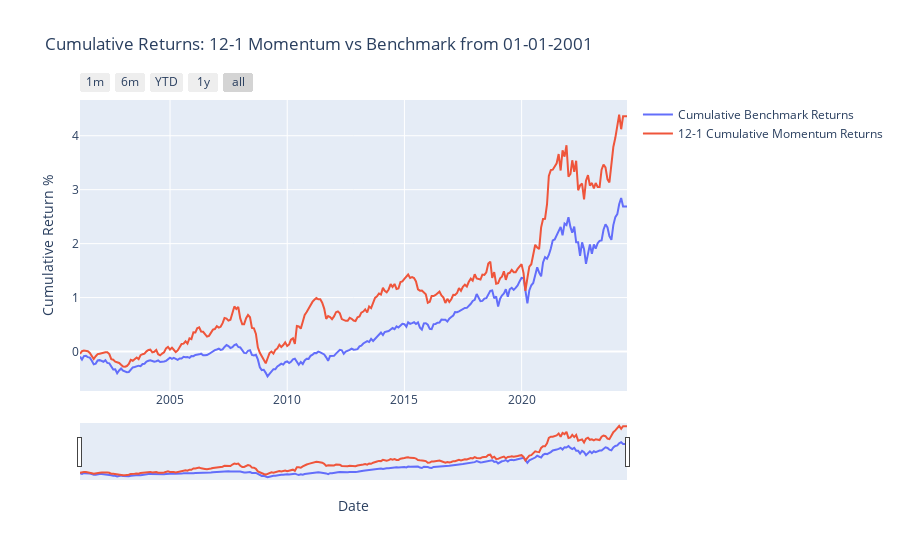

The code cell stored with this chart in its notebook:
### Code cell
# Create a Plotly figure
fig = go.Figure()

# Add the cumulative benchmark returns line trace
fig.add_trace(
    go.Scatter(
        x=cumulative_benchmark_returns_ma.index,
        y=cumulative_benchmark_returns_ma,
        mode='lines',
        name='Cumulative Benchmark Returns'
    )
)

# Add the cumulative momentum returns line trace
fig.add_trace(
    go.Scatter(
        x=cumulative_momentum_returns_ma.index,
        y=cumulative_momentum_returns_ma,
        mode='lines',
        name='12-1 Cumulative Momentum Returns'
    )
)

# Configure the x-axis to show months when zoomed in and add range selector buttons
fig.update_layout(
    title='Cumulative Returns: 12-1 Momentum vs Benchmark from 01-01-2001',
    xaxis_title='Date',
    yaxis_title='Cumulative Return %',
    xaxis=dict(
        tickmode='auto',
        rangeslider=dict(
            visible=True
        ),
        rangeselector=dict(
            buttons=list([
                dict(count=1, label="1m", step="month", stepmode="backward"),
                dict(count=6, label="6m", step="month", stepmode="backward"),
                dict(count=1, label="YTD", step="year", stepmode="todate"),
                dict(count=1, label="1y", step="year", stepmode="backward"),
                dict(step="all")
            ])
        ),
        type="date"
    ),
)

# Show the plot
fig.show()

### Figure 1 — Plotly figure (JSON) as saved in the notebook; plotly's stock layout.template omitted (floating-point values rounded to 4 significant figures; data arrays with more than 128 entries replaced by an {"elided": "..."} marker saying what was removed)
{"data": [{"mode": "lines", "name": "Cumulative Benchmark Returns", "type": "scatter", "x": {"elided": "281 str values"}, "y": {"elided": "281 float values"}}, {"mode": "lines", "name": "12-1 Cumulative Momentum Returns", "type": "scatter", "x": {"elided": "281 str values"}, "y": {"elided": "281 float values"}}], "layout": {"title": {"text": "Cumulative Returns: 12-1 Momentum vs Benchmark from 01-01-2001"}, "xaxis": {"rangeselector": {"buttons": [{"count": 1, "label": "1m", "step": "month", "stepmode": "backward"}, {"count": 6, "label": "6m", "step": "month", "stepmode": "backward"}, {"count": 1, "label": "YTD", "step": "year", "stepmode": "todate"}, {"count": 1, "label": "1y", "step": "year", "stepmode": "backward"}, {"step": "all"}]}, "rangeslider": {"visible": true}, "tickmode": "auto", "title": {"text": "Date"}, "type": "date"}, "yaxis": {"title": {"text": "Cumulative Return %"}}}}
